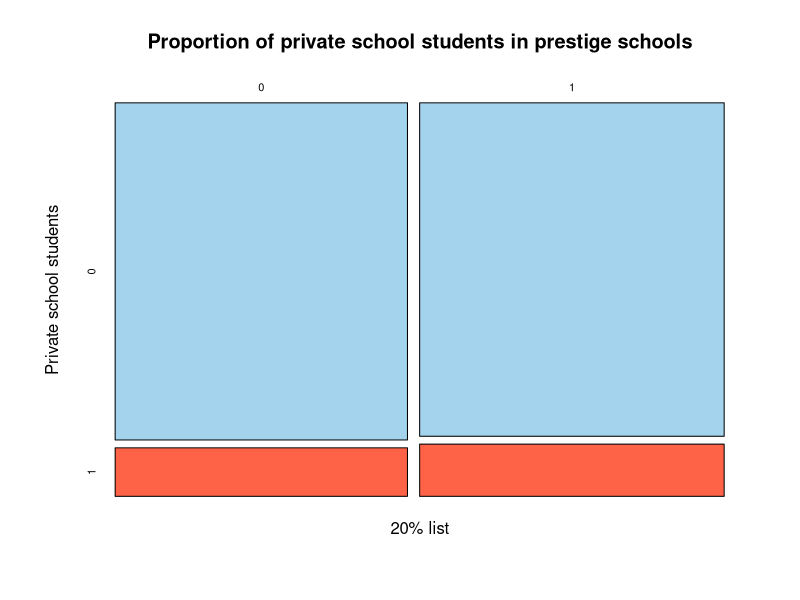

The R source for this figure:
## ---- chunk 1
library(tidyverse)
library(readxl)
dat <- read_excel("data/data2017.xlsx")
data.frame(head(dat))
## ---- chunk 2
# data with new assignments
dat_n <- read_excel("masterdata_new_assignment.xlsx")

# prestige schools codes
prestige <- as.numeric(unique(dat_n$sec_no20list))

# useful columns
dat_n <- dat_n[, c("STUDENT PIN", "Gender", "Composite", "Choice1", "Choice2", "COMMUNITY", "Choice3", "Zoned", "Pri_sch_TYPE", "Gov_vs_denom", "sec_20list", "sec_no20list")]

# subset into prestige schools with 20% list assignments
dat_n <-  dat_n %>% mutate(list20_prestige = ifelse(sec_20list %in% prestige,1,0))
list20prestige_dat <- dat_n[dat_n$list20_prestige == 1, ]


# subset into prestige schools without 20% list assignments (0 for no list)
dat_n <-  dat_n %>% mutate(nolist20_prestige = ifelse(sec_no20list > 0 ,0,999))
nolist20prestige_dat <- dat_n[dat_n$nolist20_prestige == 0, ]
nolist20prestige_dat <- nolist20prestige_dat %>%
  select(-list20_prestige)

# rename list column
nolist20prestige_dat <- rename(nolist20prestige_dat, 
                               list20_prestige = nolist20_prestige)

# join into single dataset
cdat <- rbind(list20prestige_dat, nolist20prestige_dat)

# pivot primary school type longer
cdat$x <- rep(1, length(cdat$Gender))
cdat <- cdat %>% pivot_wider(names_from = Pri_sch_TYPE,
                             values_from = x,
                             values_fill = 0)

mosaicplot(list20_prestige ~ Private, data = cdat, col = c('lightskyblue2', 'tomato'),
           xlab = "20% list",
           ylab = "Private school students",
           main = "Proportion of private school students in prestige schools")
